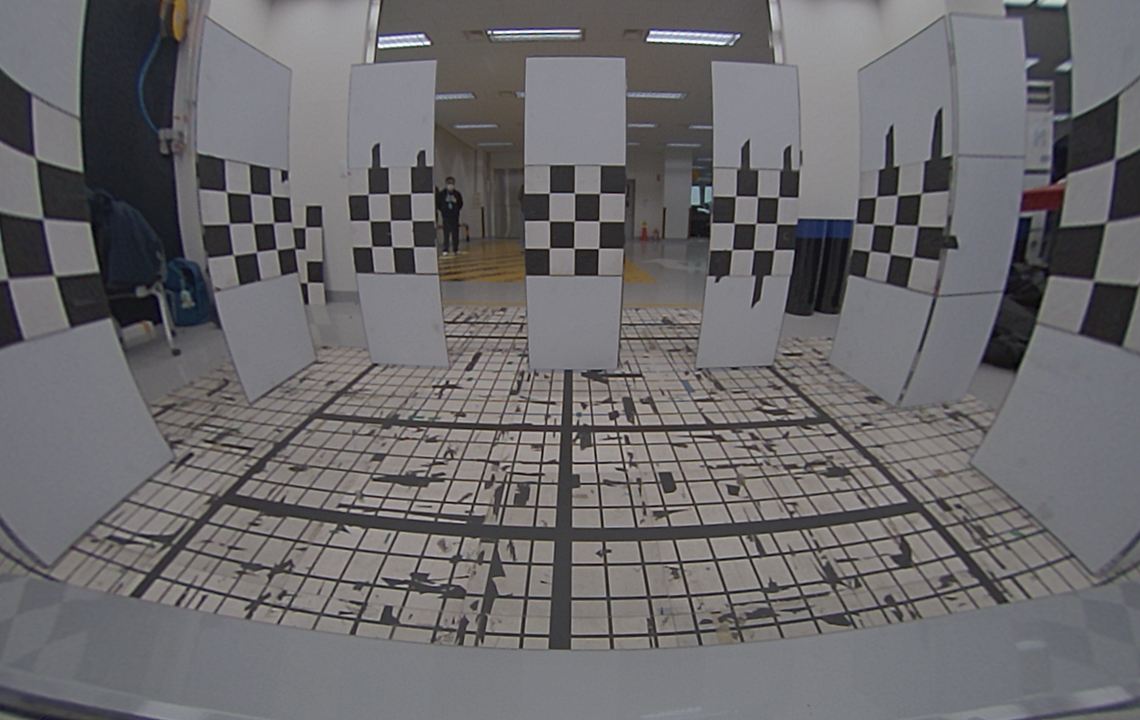
#> input picture ViewMode_R.bmp, 1140 x 720 px, found by its file name
$ jupyter execute --allow-errors SVM_TensorFlow.ipynb
#> lines starting #> are read from the running program, lines starting #| are printed output that depends on the picture; long printed decimals are rounded
<a href="https://colab.research.google.com/github/mckang6113875/AP_Test_OPEN/blob/main/SVM_TensorFlow.ipynb" target="_parent"></a>

[cell 1]
#6113875

[cell 2]
import cv2
import matplotlib.pyplot as plt
#original = cv2.imread('/content/AP_Test_OPEN/RS4_F_1.png')
#original = cv2.imread('/content/AP_Test_OPEN/SX2_R_1.bmp')
original = cv2.imread('/content/AP_Test_OPEN/ViewMode_R.bmp')
#> original is the input picture: shape (720, 1140, 3); mean B, G, R 108, 105.9, 107.6
#original = cv2.imread('/content/AP_Test_OPEN/Test_5.bmp')
#original = cv2.imread('/content/AP_Test_OPEN/ViewMode_R_fisheye.bmp')
#original = cv2.imread('/content/AP_Test_OPEN/Paper_Before.bmp')

original = cv2.cvtColor(original, cv2.COLOR_BGR2RGB)

#img = cv2.imread('/content/AP_Test_OPEN/RS4_F_1.png')
#img = cv2.imread('/content/AP_Test_OPEN/SX2_R_1.bmp')
img = cv2.imread('/content/AP_Test_OPEN/ViewMode_R.bmp')
#img = cv2.imread('/content/AP_Test_OPEN/Test_5.bmp')
#img = cv2.imread('/content/AP_Test_OPEN/ViewMode_R_fisheye.bmp')
#img = cv2.imread('/content/AP_Test_OPEN/Paper_Before.bmp')

img = cv2.cvtColor(img, cv2.COLOR_BGR2RGB)

fig = plt.figure(figsize=(5, 5))
plt.imshow(original)
plt.title('Rear Original')
#plt.grid(color='white', linestyle='--', linewidth=1)
#plt.xticks(np.arange(0, original.shape[1], 50));
#plt.yticks(np.arange(0, original.shape[0], 50));
print(original.shape)
#| (720, 1140, 3)

## Only CV2 Function
- getOptimalNewCameraMatrix
- undistort

[cell 3]
import numpy as np
import cv2

criteria = (cv2.TERM_CRITERIA_EPS + cv2.TERM_CRITERIA_MAX_ITER, 30, 0.001)
wc = 3
hc = 3

objp = np.zeros((wc*hc,3), np.float32)
objp[:, :2] = np.mgrid[0:wc, 0:hc].T.reshape(-1,2)

objpoints = []
imgpoints = []

img1 = cv2.resize(img, dsize = (img.shape[1], img.shape[0]), interpolation = cv2.INTER_AREA)
gray = cv2.cvtColor(img1, cv2.COLOR_BGR2GRAY)

ret, corners = cv2.findChessboardCorners(gray, (wc, hc), None)
#> ret = True; corners = [[226.2, 192.1], [250.4, 193.7], [271.2, 195.6], [229.1, 223.5], [252.9, 223.2], [274.1, 223.2], [233.2, 255], [256.2, 251.7], [276.5, 249.4]]
print(ret)
#| True

if ret == True: #True
  objpoints.append(objp)
  corners2 = cv2.cornerSubPix(gray, corners, (10,10), (-1, -1), criteria) #10, 10
#> corners2 = [[226.3, 191.8], [250.4, 193.8], [271.4, 195.6], [229.3, 223.8], [252.9, 223.2], [273.6, 222.7], [233.4, 254.9], [256.5, 251.9], [276.6, 249.3]]
  imgpoints.append(corners2)

  img2 = cv2.drawChessboardCorners(img1, (wc, hc), corners2, ret)

  ret, mtx, dist, rvecs, tvecs = cv2.calibrateCamera(objpoints, imgpoints, gray.shape[::-1], None, None)
#> ret = 0.364; mtx = [[34.69, 0, 569.5], [0, 752.1, 359.5], [0, 0, 1]]; dist = [[0.000349, -6.09e-06, 4.95e-06, 0.000229, 3.32e-08]]; rvecs = ([-0.651, -1.27, -0.863],); tvecs = ([-130.3, -2.93, 13.17],)
  h, w = img2.shape[:2]
#> h = 720; w = 1140
  newcameramtx2, roi = cv2.getOptimalNewCameraMatrix(mtx, dist, (w, h), 0.5) #0.5
#> newcameramtx2 = [[41.55, 0, 571.6], [0, 826.8, 359.9], [0, 0, 1]]; roi = (0, 29, 1139, 659)

  img3 = cv2.undistort(img2, mtx, dist)
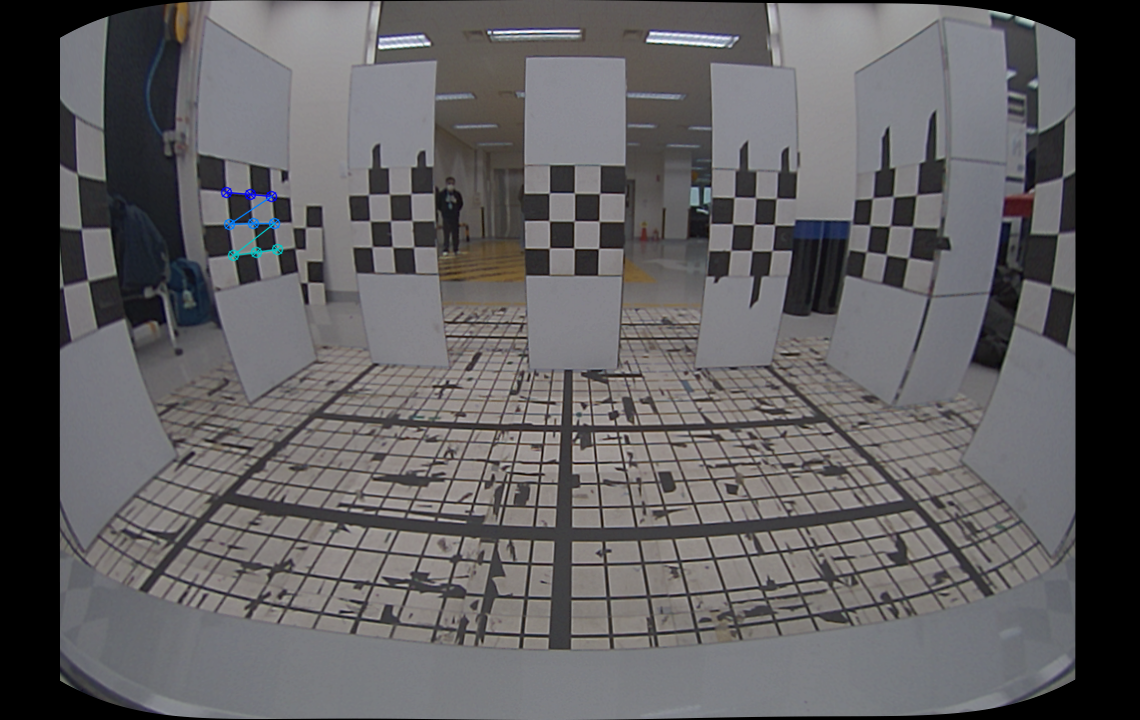
#> img3: shape (720, 1140, 3); mean R, G, B 95.6, 94, 95.7
  img4= cv2.undistort(img2, mtx, dist, None, newcameramtx2)
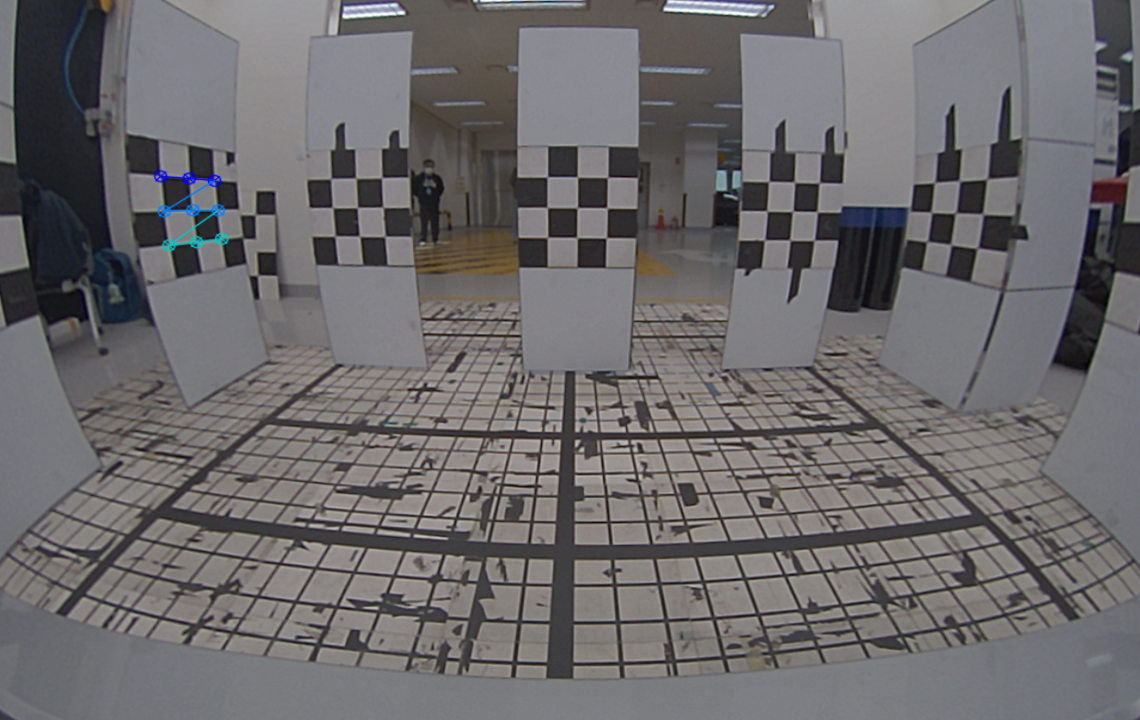
#> img4: shape (720, 1140, 3); mean R, G, B 108.8, 106.8, 108.4

  fig = plt.figure(figsize=(20, 10))
  plt.subplot(121)
  plt.imshow(img2)
  plt.title('Original - find Chess board')
  plt.grid(color='white', linestyle='--', linewidth=1)
  plt.xticks(np.arange(0, img2.shape[1], 100))
  plt.yticks(np.arange(0, img2.shape[0], 100))
  plt.subplot(122)
  plt.imshow(img4)
  plt.title('Results of AUTO Undistort Function')
  plt.grid(color='white', linestyle='--', linewidth=1)
  plt.xticks(np.arange(0, img4.shape[1], 100))
  plt.yticks(np.arange(0, img4.shape[0], 100))

print(img2.shape)
#| (720, 1140, 3)
print(mtx)
#| [[ 34.685   0.         569.500]
#|  [  0.         752.062 359.500]
#|  [  0.           0.           1.        ]]
print(newcameramtx2)
#| [[ 41.546   0.         571.572]
#|  [  0.         826.768 359.948]
#|  [  0.           0.           1.        ]]

mtx_SX2 = mtx;
#> mtx_SX2 = [[34.69, 0, 569.5], [0, 752.1, 359.5], [0, 0, 1]]
#print(mtx_SX2);
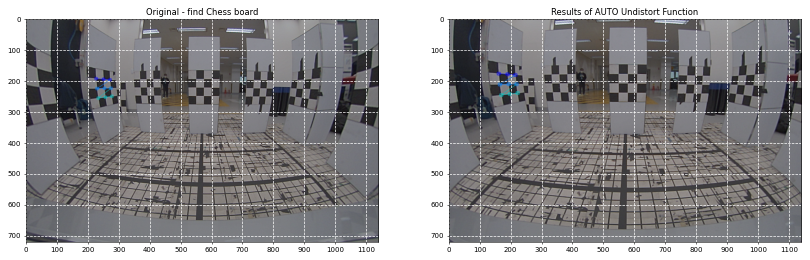
#> figure drawn by matplotlib, 2 panels

[cell 4]
# find good mtx1

good = cv2.imread('/content/AP_Test_OPEN/Paper_ref3.bmp')
#> (the rest of this cell did not finish here and is left out)

[cell 5]
dist0 = dist
#> dist0 has the same summary as dist
dist0[:1] = 0

#> (the rest of this cell did not finish here and is left out)

# 220704

[cell 6]
import cv2
import matplotlib.pyplot as plt

original = cv2.imread('/content/AP_Test_OPEN/CE1_2.bmp')
#> (the rest of this cell did not finish here and is left out)

[cell 7]
import numpy as np
import cv2

criteria = (cv2.TERM_CRITERIA_EPS + cv2.TERM_CRITERIA_MAX_ITER, 30, 0.001)
wc = 3
hc = 3

objp = np.zeros((wc*hc,3), np.float32)
objp[:, :2] = np.mgrid[0:wc, 0:hc].T.reshape(-1,2)

objpoints = []
imgpoints = []

img1 = cv2.resize(img, dsize = (img.shape[1], img.shape[0]), interpolation = cv2.INTER_AREA)
gray = cv2.cvtColor(img1, cv2.COLOR_BGR2GRAY)

ret, corners = cv2.findChessboardCorners(gray, (wc, hc), None)
#> ret = True
print(ret)
#| True

if ret == True: #True
  objpoints.append(objp)
  corners2 = cv2.cornerSubPix(gray, corners, (10,10), (-1, -1), criteria) #10, 10
  imgpoints.append(corners2)

  img2 = cv2.drawChessboardCorners(img1, (wc, hc), corners2, ret)

  ret, mtx, dist, rvecs, tvecs = cv2.calibrateCamera(objpoints, imgpoints, gray.shape[::-1], None, None)
#> ret = 0.364
  h, w = img2.shape[:2]
  newcameramtx2, roi = cv2.getOptimalNewCameraMatrix(mtx, dist, (w, h), 0.5) #0.5

  img3 = cv2.undistort(img2, mtx, dist)
  img4= cv2.undistort(img2, mtx, dist, None, newcameramtx2)

  fig = plt.figure(figsize=(10, 10))
  plt.subplot(121)
  plt.imshow(img2)
  plt.title('Original - find Chess board')
  #plt.grid(color='white', linestyle='--', linewidth=1)
  #plt.xticks(np.arange(0, img2.shape[1], 100))
  #plt.yticks(np.arange(0, img2.shape[0], 100))
  plt.subplot(122)
  plt.imshow(img4)
  plt.title('Results of AUTO Undistort Function')
  # [5 lines of commented-out code are left out]
print(mtx)
#| [[ 34.685   0.         569.500]
#|  [  0.         752.062 359.500]
#|  [  0.           0.           1.        ]]
#print(newcameramtx2)

#mtx_SX2 = mtx;
#print(mtx_SX2);
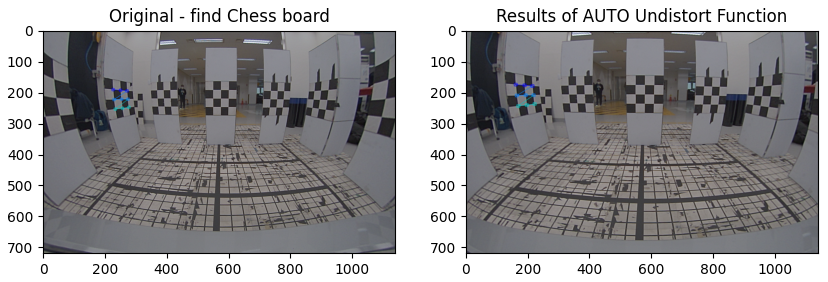
#> figure drawn by matplotlib, 2 panels

[cell 8]
import cv2
import matplotlib.pyplot as plt

original = cv2.imread('/content/AP_Test_OPEN/NX4_2.bmp')
#> (the rest of this cell did not finish here and is left out)

[cell 9]
import numpy as np
import cv2

criteria = (cv2.TERM_CRITERIA_EPS + cv2.TERM_CRITERIA_MAX_ITER, 30, 0.001)
wc = 3
hc = 3

objp = np.zeros((wc*hc,3), np.float32)
objp[:, :2] = np.mgrid[0:wc, 0:hc].T.reshape(-1,2)

objpoints = []
imgpoints = []

img1 = cv2.resize(img, dsize = (img.shape[1], img.shape[0]), interpolation = cv2.INTER_AREA)
gray = cv2.cvtColor(img1, cv2.COLOR_BGR2GRAY)

ret, corners = cv2.findChessboardCorners(gray, (wc, hc), None)
#> ret = True
print(ret)
#| True

if ret == True: #True
  objpoints.append(objp)
  corners2 = cv2.cornerSubPix(gray, corners, (10,10), (-1, -1), criteria) #10, 10
  imgpoints.append(corners2)

  img2 = cv2.drawChessboardCorners(img1, (wc, hc), corners2, ret)

  ret, mtx, dist, rvecs, tvecs = cv2.calibrateCamera(objpoints, imgpoints, gray.shape[::-1], None, None)
#> ret = 0.364
  h, w = img2.shape[:2]
  newcameramtx2, roi = cv2.getOptimalNewCameraMatrix(mtx, dist, (w, h), 0.5) #0.5

  img3 = cv2.undistort(img2, mtx, dist)
  img4= cv2.undistort(img2, mtx, dist, None, newcameramtx2)

  fig = plt.figure(figsize=(10, 10))
  plt.subplot(121)
  plt.imshow(img2)
  plt.title('Original - find Chess board')
  #plt.grid(color='white', linestyle='--', linewidth=1)
  #plt.xticks(np.arange(0, img2.shape[1], 100))
  #plt.yticks(np.arange(0, img2.shape[0], 100))
  plt.subplot(122)
  plt.imshow(img4)
  plt.title('Results of AUTO Undistort Function')
  # [5 lines of commented-out code are left out]
print(mtx)
#| [[ 34.685   0.         569.500]
#|  [  0.         752.062 359.500]
#|  [  0.           0.           1.        ]]
#print(newcameramtx2)

#mtx_SX2 = mtx;
#print(mtx_SX2);

[cell 10]
import cv2
import matplotlib.pyplot as plt

original = cv2.imread('/content/AP_Test_OPEN/RS4_1.bmp')
#> (the rest of this cell did not finish here and is left out)

[cell 11]
import numpy as np
import cv2

criteria = (cv2.TERM_CRITERIA_EPS + cv2.TERM_CRITERIA_MAX_ITER, 30, 0.001)
wc = 3
hc = 3

objp = np.zeros((wc*hc,3), np.float32)
objp[:, :2] = np.mgrid[0:wc, 0:hc].T.reshape(-1,2)

objpoints = []
imgpoints = []

img1 = cv2.resize(img, dsize = (img.shape[1], img.shape[0]), interpolation = cv2.INTER_AREA)
gray = cv2.cvtColor(img1, cv2.COLOR_BGR2GRAY)

ret, corners = cv2.findChessboardCorners(gray, (wc, hc), None)
#> ret = True
print(ret)
#| True

if ret == True: #True
  objpoints.append(objp)
  corners2 = cv2.cornerSubPix(gray, corners, (10,10), (-1, -1), criteria) #10, 10
  imgpoints.append(corners2)

  img2 = cv2.drawChessboardCorners(img1, (wc, hc), corners2, ret)

  ret, mtx, dist, rvecs, tvecs = cv2.calibrateCamera(objpoints, imgpoints, gray.shape[::-1], None, None)
#> ret = 0.364
  h, w = img2.shape[:2]
  newcameramtx2, roi = cv2.getOptimalNewCameraMatrix(mtx, dist, (w, h), 0.5) #0.5

  img3 = cv2.undistort(img2, mtx, dist)
  img4= cv2.undistort(img2, mtx, dist, None, newcameramtx2)

  fig = plt.figure(figsize=(10, 10))
  plt.subplot(121)
  plt.imshow(img2)
  plt.title('Original - find Chess board')
  #plt.grid(color='white', linestyle='--', linewidth=1)
  #plt.xticks(np.arange(0, img2.shape[1], 100))
  #plt.yticks(np.arange(0, img2.shape[0], 100))
  plt.subplot(122)
  plt.imshow(img4)
  plt.title('Results of AUTO Undistort Function')
  # [5 lines of commented-out code are left out]
print(mtx)
#| [[ 34.685   0.         569.500]
#|  [  0.         752.062 359.500]
#|  [  0.           0.           1.        ]]
#print(newcameramtx2)

#mtx_SX2 = mtx;
#print(mtx_SX2);

[cell 12]
import cv2
import matplotlib.pyplot as plt

original = cv2.imread('/content/AP_Test_OPEN/NQ5_2.bmp')
#> (the rest of this cell did not finish here and is left out)

[cell 13]
import numpy as np
import cv2

criteria = (cv2.TERM_CRITERIA_EPS + cv2.TERM_CRITERIA_MAX_ITER, 30, 0.001)
wc = 3
hc = 3

objp = np.zeros((wc*hc,3), np.float32)
objp[:, :2] = np.mgrid[0:wc, 0:hc].T.reshape(-1,2)

objpoints = []
imgpoints = []

img1 = cv2.resize(img, dsize = (img.shape[1], img.shape[0]), interpolation = cv2.INTER_AREA)
gray = cv2.cvtColor(img1, cv2.COLOR_BGR2GRAY)

ret, corners = cv2.findChessboardCorners(gray, (wc, hc), None)
#> ret = True
print(ret)
#| True

if ret == True: #True
  objpoints.append(objp)
  corners2 = cv2.cornerSubPix(gray, corners, (10,10), (-1, -1), criteria) #10, 10
  imgpoints.append(corners2)

  img2 = cv2.drawChessboardCorners(img1, (wc, hc), corners2, ret)

  ret, mtx, dist, rvecs, tvecs = cv2.calibrateCamera(objpoints, imgpoints, gray.shape[::-1], None, None)
#> ret = 0.364
  h, w = img2.shape[:2]
  newcameramtx2, roi = cv2.getOptimalNewCameraMatrix(mtx, dist, (w, h), 0.5) #0.5

  img3 = cv2.undistort(img2, mtx, dist)
  img4= cv2.undistort(img2, mtx, dist, None, newcameramtx2)

  fig = plt.figure(figsize=(10, 10))
  plt.subplot(121)
  plt.imshow(img2)
  plt.title('Original - find Chess board')
  #plt.grid(color='white', linestyle='--', linewidth=1)
  #plt.xticks(np.arange(0, img2.shape[1], 100))
  #plt.yticks(np.arange(0, img2.shape[0], 100))
  plt.subplot(122)
  plt.imshow(img4)
  plt.title('Results of AUTO Undistort Function')
  # [5 lines of commented-out code are left out]
print(mtx)
#| [[ 34.685   0.         569.500]
#|  [  0.         752.062 359.500]
#|  [  0.           0.           1.        ]]
#print(newcameramtx2)

#mtx_SX2 = mtx;
#print(mtx_SX2);

[cell 14]
import cv2
import matplotlib.pyplot as plt

original = cv2.imread('/content/AP_Test_OPEN/TMFL_6.bmp')
#> (the rest of this cell did not finish here and is left out)

[cell 15]
import numpy as np
import cv2

criteria = (cv2.TERM_CRITERIA_EPS + cv2.TERM_CRITERIA_MAX_ITER, 30, 0.001)
wc = 3
hc = 3

objp = np.zeros((wc*hc,3), np.float32)
objp[:, :2] = np.mgrid[0:wc, 0:hc].T.reshape(-1,2)

objpoints = []
imgpoints = []

img1 = cv2.resize(img, dsize = (img.shape[1], img.shape[0]), interpolation = cv2.INTER_AREA)
gray = cv2.cvtColor(img1, cv2.COLOR_BGR2GRAY)

ret, corners = cv2.findChessboardCorners(gray, (wc, hc), None)
#> ret = True
print(ret)
#| True

if ret == True: #True
  objpoints.append(objp)
  corners2 = cv2.cornerSubPix(gray, corners, (10,10), (-1, -1), criteria) #10, 10
  imgpoints.append(corners2)

  img2 = cv2.drawChessboardCorners(img1, (wc, hc), corners2, ret)

  ret, mtx, dist, rvecs, tvecs = cv2.calibrateCamera(objpoints, imgpoints, gray.shape[::-1], None, None)
#> ret = 0.364
  h, w = img2.shape[:2]
  newcameramtx2, roi = cv2.getOptimalNewCameraMatrix(mtx, dist, (w, h), 0.5) #0.5

  img3 = cv2.undistort(img2, mtx, dist)
  img4= cv2.undistort(img2, mtx, dist, None, newcameramtx2)

  fig = plt.figure(figsize=(10, 10))
  plt.subplot(121)
  plt.imshow(img2)
  plt.title('Original - find Chess board')
  #plt.grid(color='white', linestyle='--', linewidth=1)
  #plt.xticks(np.arange(0, img2.shape[1], 100))
  #plt.yticks(np.arange(0, img2.shape[0], 100))
  plt.subplot(122)
  plt.imshow(img4)
  plt.title('Results of AUTO Undistort Function')
  # [5 lines of commented-out code are left out]
print(mtx)
#| [[ 34.685   0.         569.500]
#|  [  0.         752.062 359.500]
#|  [  0.           0.           1.        ]]
#print(newcameramtx2)

#mtx_SX2 = mtx;
#print(mtx_SX2);

$ run again, with ViewMode_R_fisheye.bmp copied over ViewMode_R.bmp
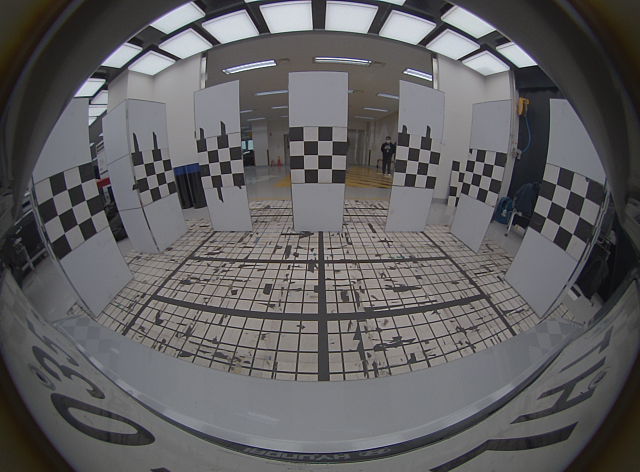
#> input picture ViewMode_R_fisheye.bmp, 1280 x 944 px, found by its file name (shown at 1/2 size)
#> original is the input picture: shape (944, 1280, 3); mean B, G, R 96.6, 95.2, 96.4
#| (944, 1280, 3)
#> `ret, corners = cv2.findChessboardCorners(gray, (wc, hc), None)`: ret = True; corners = [[976.4, 380.9], [958, 374.4], [941.3, 368.2], [982.1, 355.6], [963.2, 350.2], [946, 345.5], [987.4, 329.9], [967.9, 325.4], [950.6, 322.3]]
#| True
#> corners2 = [[976.3, 380.9], [957.9, 374.2], [941.3, 368.2], [982.3, 355.7], [963.4, 350.2], [946.1, 345.5], [987.4, 329.9], [968, 325.6], [950.4, 322.3]]
#> `ret, mtx, dist, rvecs, tvecs = cv2.calibrateCamera(objpoints, imgpoint..`: ret = 0.222; mtx = [[48.49, 0, 639.5], [0, 509, 471.5], [0, 0, 1]]; dist = [[0.000613, 2.95e-06, 3.37e-05, -0.00118, -1.03e-07]]; rvecs = ([-1.4, -0.318, -2.01],); tvecs = ([111.3, -2.85, 16.02],)
#> newcameramtx2 = [[48.49, 0, 639.5], [0, 497.7, 472.9], [0, 0, 1]]; roi = (0, 28, 1279, 889)
#> `img4= cv2.undistort(img2, mtx, dist, None, newcameramtx2)`:
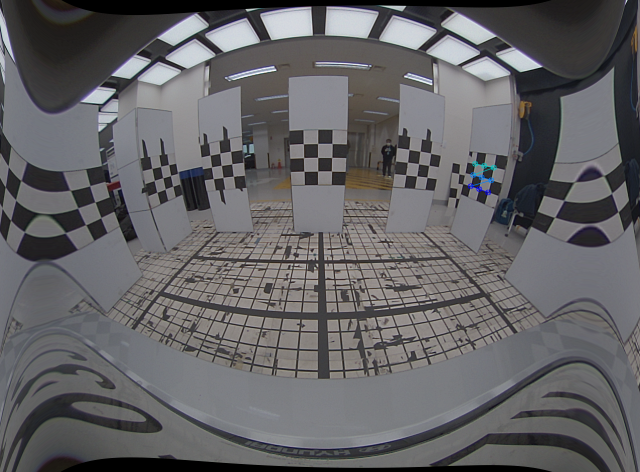
#> img4: shape (944, 1280, 3) (shown at 1/2 size); mean R, G, B 99, 98.2, 100.6
#| (944, 1280, 3)
#| [[ 48.486   0.         639.500]
#|  [  0.         508.972 471.500]
#|  [  0.           0.           1.        ]]
#| [[ 48.486   0.         639.500]
#|  [  0.         497.676 472.943]
#|  [  0.           0.           1.        ]]
#> mtx_SX2 = [[48.49, 0, 639.5], [0, 509, 471.5], [0, 0, 1]]
#> dist0 has the same summary as dist
#> `ret, corners = cv2.findChessboardCorners(gray, (wc, hc), None)`: ret = True
#| True
#> `ret, mtx, dist, rvecs, tvecs = cv2.calibrateCamera(objpoints, imgpoint..`: ret = 0.222
#| [[ 48.486   0.         639.500]
#|  [  0.         508.972 471.500]
#|  [  0.           0.           1.        ]]
#> `[cell 7] import numpy as np import cv2  criteria = (cv2.TERM_CRITERIA_..`:
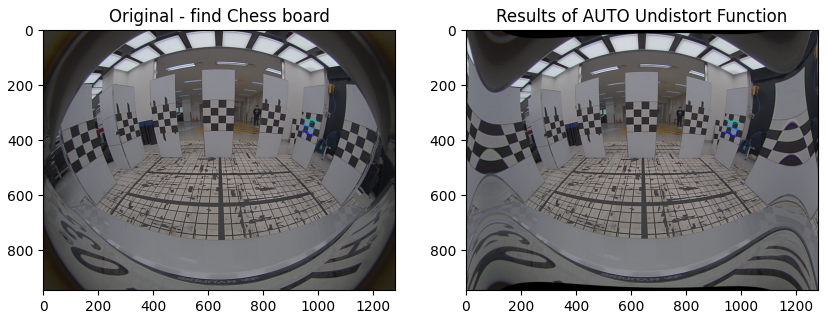
#> figure drawn by matplotlib, 2 panels
#> `ret, corners = cv2.findChessboardCorners(gray, (wc, hc), None)`: ret = True
#| True
#> `ret, mtx, dist, rvecs, tvecs = cv2.calibrateCamera(objpoints, imgpoint..`: ret = 0.222
#| [[ 48.486   0.         639.500]
#|  [  0.         508.972 471.500]
#|  [  0.           0.           1.        ]]
#> `ret, corners = cv2.findChessboardCorners(gray, (wc, hc), None)`: ret = True
#| True
#> `ret, mtx, dist, rvecs, tvecs = cv2.calibrateCamera(objpoints, imgpoint..`: ret = 0.222
#| [[ 48.486   0.         639.500]
#|  [  0.         508.972 471.500]
#|  [  0.           0.           1.        ]]
#> `ret, corners = cv2.findChessboardCorners(gray, (wc, hc), None)`: ret = True
#| True
#> `ret, mtx, dist, rvecs, tvecs = cv2.calibrateCamera(objpoints, imgpoint..`: ret = 0.222
#| [[ 48.486   0.         639.500]
#|  [  0.         508.972 471.500]
#|  [  0.           0.           1.        ]]
#> `ret, corners = cv2.findChessboardCorners(gray, (wc, hc), None)`: ret = True
#| True
#> `ret, mtx, dist, rvecs, tvecs = cv2.calibrateCamera(objpoints, imgpoint..`: ret = 0.222
#| [[ 48.486   0.         639.500]
#|  [  0.         508.972 471.500]
#|  [  0.           0.           1.        ]]
